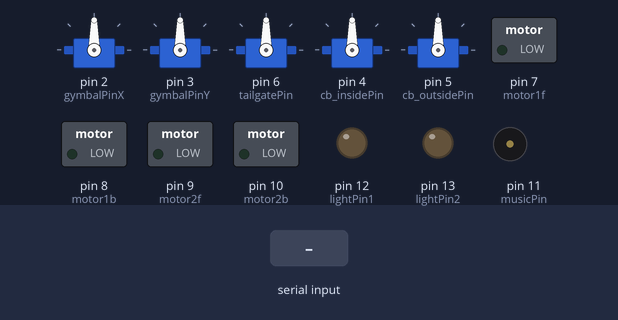
The sketch below on a simulated Arduino Mega 2560, built with avr-gcc and run on an emulated ATmega2560. Shown: 5 × servo, switched loads named in the sketch (green lamp = pin HIGH), output pins drawn as LEDs (lit = HIGH), buzzer (waves = sounding). Inputs (shaded band) come from the test bench.

Above: at 1.2 s.
1.3 s: "w" received over the second serial link
2.8 s: "s" received over the second serial link
4.3 s: "a" received over the second serial link
5.8 s: "d" received over the second serial link
7.3 s: "l" received over the second serial link
At 8.0 s:
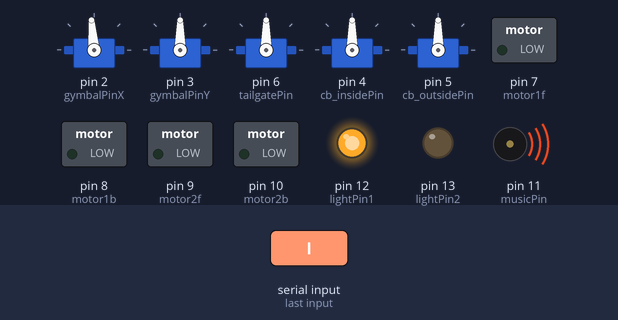
8.8 s: "o" received over the second serial link
Timing chart, 0 to 11.3 s (numbered marks = the images above; inputs shaded):
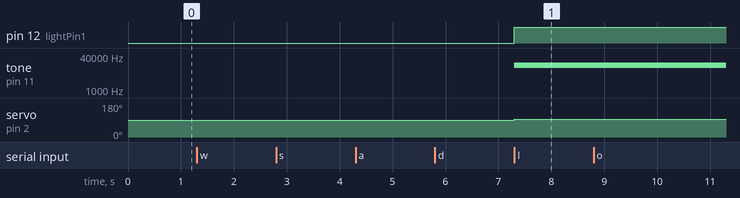

The sketch:

Main_code.ino
```cpp
#include <Servo.h>

typedef enum{
  REVERSE = 45,
  STILL=90,
  FORWARD=135
} cb_speed;

Servo gymbalX;
Servo gymbalY;

Servo cb_inside;
Servo cb_outside;

Servo tailgate;

//set pins
int motor1f = 7;
int motor1b = 8;
int motor2f = 9;
int motor2b = 10;
int musicPin = 11;
int lightPin1 = 12;
int lightPin2 = 13;
int gymbalPinX = 2;
int gymbalPinY = 3;
int cb_insidePin = 4;
int cb_outsidePin = 5;
int tailgatePin = 6;

//light control setup
bool lights = false;
bool lightstate = true;
long lightTimer = 0;
long highTone = 15000;
long lowTone = 10000;

//setup gymbal position
  int posY = 90;
  int posX = 90;

//setup tailegate
bool open_close = false;

//setup conveyor belt

void motorControl(char command)
{
  switch(command)
  {
    case 'w':
      digitalWrite(motor1f,HIGH);
      digitalWrite(motor1b,LOW);
      digitalWrite(motor2f,HIGH);
      digitalWrite(motor2b,LOW);
    break;
    case 's':
      digitalWrite(motor1f, LOW);
      digitalWrite(motor1b, HIGH);
      digitalWrite(motor2f, LOW);
      digitalWrite(motor2b, HIGH);
    break;
    case 'a':
      digitalWrite(motor1f,HIGH);
      digitalWrite(motor1b,LOW);
      digitalWrite(motor2f,LOW);
      digitalWrite(motor2b,HIGH);
    break;
    case 'd':
      digitalWrite(motor1f,LOW);
      digitalWrite(motor1b,HIGH);
      digitalWrite(motor2f,HIGH);
      digitalWrite(motor2b,LOW);
    break;
    default:
      digitalWrite(motor1f,LOW);
      digitalWrite(motor1b,LOW);
      digitalWrite(motor2f,LOW);
      digitalWrite(motor2b,LOW);
     break;
  }

}

void toggleLights(char command)
{
  if(command == 'l')
  {
    lights = !lights;
  }

  if(lights == true)
  {
    if(millis() > lightTimer + 250)
    {
      lightTimer = millis();
      digitalWrite(lightPin1 ,lightstate);
      digitalWrite(lightPin2, !lightstate);
      lightstate?tone(musicPin,highTone):tone(musicPin, lowTone);
    }
  }
  else
  {
    digitalWrite(lightPin1,LOW);
    digitalWrite(lightPin2,LOW);
  }
}

void gymbalControl(char command)
{
  switch(command)
  {
    case 'i':
     posY = (posY<175)? posY+5:180;
     gymbalY.write(posY);
    break;
    case 'k':
      posY = (posY>5)? posY-5:0;
      gymbalY.write(posY);
    break;
    case 'j':
      posX = (posX>5)? posX-5:0;
      gymbalX.write(posX);
     break;
     case 'l':
      posX = (posX<175)? posX+5:180;
      gymbalX.write(posX);
     break;
     case 'm':
      posX = 90;
      posY = 90;
      gymbalX.write(posX);
      gymbalY.write(posY);
     break;
  }

}

void tailgateControl(char command)
{
    switch(command)
    {
      case 'o':
        tailgate.write(FORWARD);
      break;
      case 'u':
        tailgate.write(REVERSE);
      break;
      default:
        tailgate.write(STILL);
      break;
    }
}

void conveyorBeltControl(char command)
{
    switch(command)
    {
      case 'q':
        cb_outside.write(REVERSE);
      break;
      case 'r':
        cb_inside.write(FORWARD);
      case 'e':
        cb_outside.write(FORWARD);
      break;
      default:
        cb_outside.write(STILL);
        cb_inside.write(STILL);
      break;
    }


}

void setup() {
  //start internetcommunication

  Serial1.begin(115200);

  while(Serial1.available())
  {
    Serial1.read();
  }

  // dc motor setup
  pinMode(motor1f, OUTPUT);
  pinMode(motor1b, OUTPUT);
  pinMode(motor2f, OUTPUT);
  pinMode(motor2b, OUTPUT);

  digitalWrite(motor1f,LOW);
  digitalWrite(motor1b,LOW);
  digitalWrite(motor2f,LOW);
  digitalWrite(motor2b,LOW);

  //lights and music
  pinMode(lightPin1, OUTPUT);
  pinMode(lightPin2, OUTPUT);
  pinMode(musicPin, OUTPUT);
  noTone(musicPin);

  //gymbal setup
  gymbalX.attach(gymbalPinX);
  gymbalY.attach(gymbalPinY);

  gymbalX.write(posX);
  gymbalY.write(posY);

  //tailgate setup
  tailgate.attach(tailgatePin);

  //convery belt setup
  cb_inside.attach(cb_insidePin);
  cb_outside.attach(cb_outsidePin);

  cb_inside.write(STILL);
  cb_outside.write(STILL);
}

void loop() {
  // put your main code here, to run repeatedly:
  char command = Serial1.read();
  motorControl(command);
  toggleLights(command);
  gymbalControl(command);
  tailgateControl(command);
  conveyorBeltControl(command);
}
```

Measured:
- after the input at 7.3 s, pin 12 (lightPin1): LOW → HIGH at once; tone on pin 11 (musicPin): silent → 15000 Hz at once; servo on pin 2 (gymbalPinX): 90° → 95° at once
